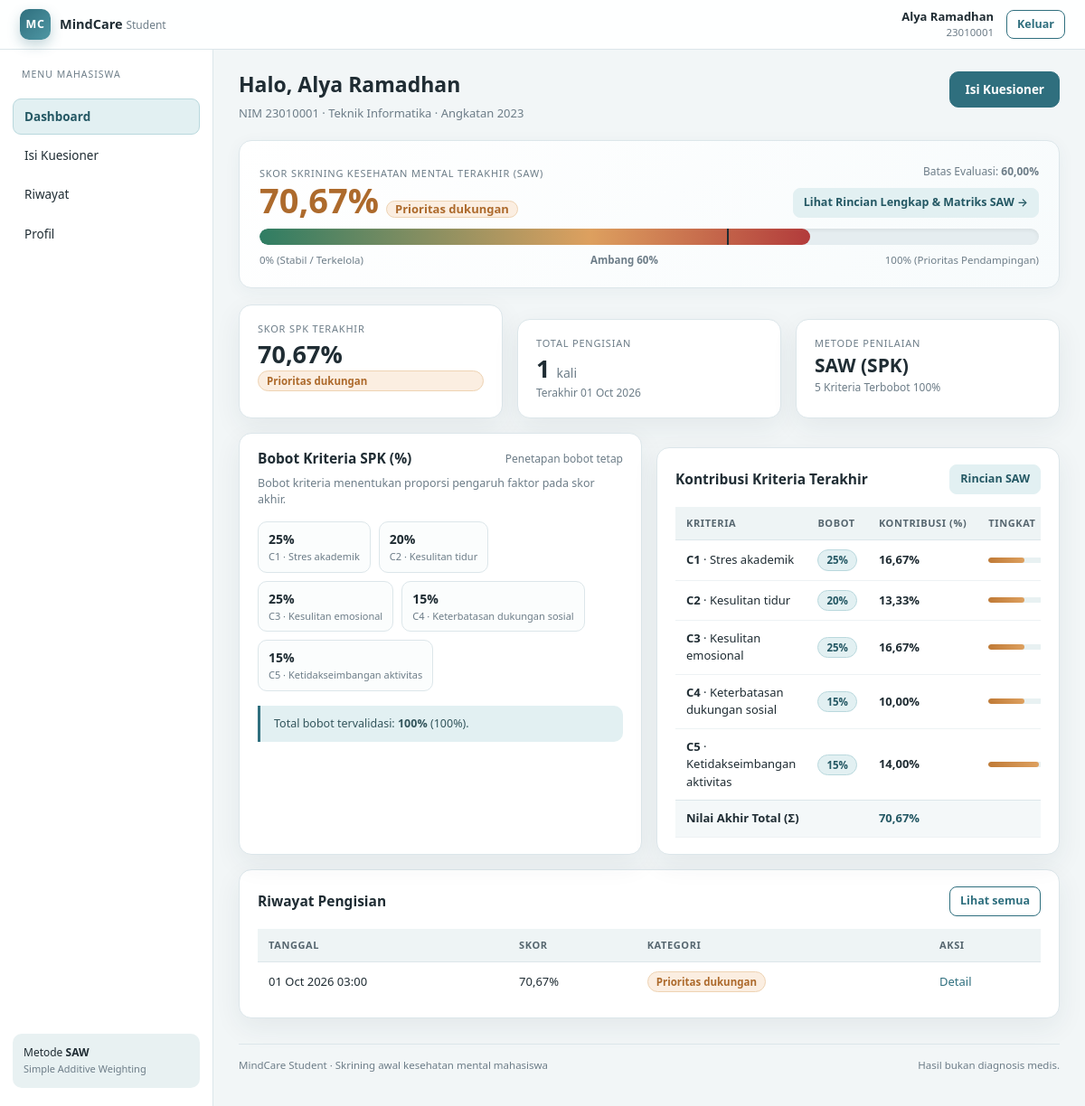
/mahasiswa/dashboard.php (signed in), run on the app's committed database.
### tables this page shows
CREATE TABLE mahasiswa (
    id INT AUTO_INCREMENT PRIMARY KEY,
    user_id INT NOT NULL UNIQUE,
    nim VARCHAR(20) NOT NULL UNIQUE,
    nama VARCHAR(100) NOT NULL,
    prodi VARCHAR(100) NOT NULL,
    angkatan YEAR NOT NULL,
    jenis_kelamin ENUM('L','P') NOT NULL,
    email VARCHAR(120) NOT NULL UNIQUE,
    FOREIGN KEY (user_id) REFERENCES users(id)
        ON UPDATE CASCADE ON DELETE CASCADE
);

CREATE TABLE hasil_spk (
    id INT AUTO_INCREMENT PRIMARY KEY,
    pengisian_id INT NOT NULL UNIQUE,
    nilai_akhir DECIMAL(10,6) NOT NULL,
    kategori VARCHAR(40) NOT NULL,
    tanggal_hitung DATETIME NOT NULL DEFAULT CURRENT_TIMESTAMP,
    FOREIGN KEY (pengisian_id) REFERENCES pengisian(id)
        ON UPDATE CASCADE ON DELETE CASCADE
);

CREATE TABLE pengisian (
    id INT AUTO_INCREMENT PRIMARY KEY,
    mahasiswa_id INT NOT NULL,
    tanggal DATETIME NOT NULL DEFAULT CURRENT_TIMESTAMP,
    status ENUM('draft','selesai') NOT NULL DEFAULT 'selesai',
    FOREIGN KEY (mahasiswa_id) REFERENCES mahasiswa(id)
        ON UPDATE CASCADE ON DELETE CASCADE
);

CREATE TABLE kriteria (
    id INT AUTO_INCREMENT PRIMARY KEY,
    kode VARCHAR(5) NOT NULL UNIQUE,
    nama_kriteria VARCHAR(100) NOT NULL,
    bobot DECIMAL(5,4) NOT NULL,
    jenis ENUM('benefit','cost') NOT NULL DEFAULT 'benefit',
    keterangan VARCHAR(255)
);

CREATE TABLE detail_hasil_spk (
    id INT AUTO_INCREMENT PRIMARY KEY,
    hasil_id INT NOT NULL,
    kriteria_id INT NOT NULL,
    nilai_kriteria DECIMAL(8,4) NOT NULL,
    nilai_normalisasi DECIMAL(10,6) NOT NULL,
    bobot DECIMAL(5,4) NOT NULL,
    kontribusi DECIMAL(10,6) NOT NULL,
    FOREIGN KEY (hasil_id) REFERENCES hasil_spk(id)
        ON UPDATE CASCADE ON DELETE CASCADE,
    FOREIGN KEY (kriteria_id) REFERENCES kriteria(id)
        ON UPDATE CASCADE ON DELETE RESTRICT,
    UNIQUE KEY uq_detail_hasil (hasil_id, kriteria_id)
);

### includes/functions.php (called while the page is built, shortened)
<?php
require_once __DIR__ . '/../config/database.php';
function base_url(string $path = ''): string
{
    static $root = null;
    if ($root === null) {
        $script = str_replace('\\', '/', $_SERVER['SCRIPT_NAME'] ?? '/index.php');
        $script = preg_replace('#/(admin|mahasiswa)/[^/]+$#', '', $script) ?? $script;
        $script = preg_replace('#/index\.php$#', '', $script) ?? $script;
        $root = rtrim($script, '/');
    }
    return $root . '/' . ltrim($path, '/');
}
function e($value): string
{
    return htmlspecialchars((string) $value, ENT_QUOTES, 'UTF-8');
}
function pct($value, int $decimals = 2): string
{
    return number_format(((float) $value) * 100, $decimals, ',', '.') . '%';
}
function current_user(): ?array
{
    return $_SESSION['user'];
}
function current_mahasiswa(): ?array
{
    $user = current_user();
    static $mhs = null;
    if ($mhs === null) {
        $stmt = db()->prepare('SELECT * FROM mahasiswa WHERE user_id = ? LIMIT 1');
        $stmt->execute([$user['id']]);
        $mhs = $stmt->fetch() ?: null;
    }
    return $mhs;
}
function badge_class(string $kategori): string
{
    return $kategori === 'Prioritas dukungan' ? 'badge warn' : 'badge ok';
}
function get_kriteria(): array
{
    static $rows = null;
    if ($rows === null) {
        $rows = db()->query('SELECT * FROM kriteria ORDER BY id')->fetchAll();
    }
    return $rows;
}
function total_bobot(): float
{
    $total = 0.0;
    foreach (get_kriteria() as $k) {
        $total += (float) $k['bobot'];
    }
    return $total;
}

### config/database.php (called while the page is built, shortened)
<?php
function db(): PDO
{
    static $pdo = null;
    if ($pdo instanceof PDO) {
        return $pdo;
    }
    $host = getenv('DB_HOST') ?: '127.0.0.1';
    $port = getenv('DB_PORT') ?: '3306';
    $user = getenv('DB_USER') ?: 'root';
    $pass = getenv('DB_PASS') ?: '';
    $dsn = sprintf('mysql:host=%s;port=%s;dbname=%s;charset=utf8mb4', $host, $port, DB_NAME);
    $pdo = new PDO($dsn, $user, $pass, [
        PDO::ATTR_ERRMODE            => PDO::ERRMODE_EXCEPTION,
        PDO::ATTR_DEFAULT_FETCH_MODE => PDO::FETCH_ASSOC,
        PDO::ATTR_EMULATE_PREPARES   => false,
    ]);
    return $pdo;
}

### app/saw.php (called while the page is built, shortened)
<?php
require_once __DIR__ . '/../includes/functions.php';
function saw_detail_rows(int $hasilId): array
{
    $stmt = db()->prepare(
        'SELECT d.*, k.kode, k.nama_kriteria, k.jenis
         FROM detail_hasil_spk d
         JOIN kriteria k ON k.id = d.kriteria_id
         WHERE d.hasil_id = ?
         ORDER BY k.id'
    );
    $stmt->execute([$hasilId]);
    return $stmt->fetchAll();
}
function saw_hasil_terakhir(int $mahasiswaId): ?array
{
    $stmt = db()->prepare(
        'SELECT h.*, p.tanggal, p.mahasiswa_id
         FROM hasil_spk h
         JOIN pengisian p ON p.id = h.pengisian_id
         WHERE p.mahasiswa_id = ?
         ORDER BY p.tanggal DESC, h.id DESC
         LIMIT 1'
    );
    $stmt->execute([$mahasiswaId]);
    return $stmt->fetch() ?: null;
}

### mahasiswa/dashboard.php (the view, shortened to what this page needs)
<?php
require_once __DIR__ . '/../app/saw.php';
$mhs = current_mahasiswa();
$latest = saw_hasil_terakhir((int) $mhs['id']);
$stmt = db()->prepare('SELECT COUNT(*) FROM pengisian WHERE mahasiswa_id = ?');
$stmt->execute([$mhs['id']]);
$totalPengisian = (int) $stmt->fetchColumn();
$stmt = db()->prepare(
    'SELECT p.id, p.tanggal, h.nilai_akhir, h.kategori
     FROM pengisian p
     LEFT JOIN hasil_spk h ON h.pengisian_id = p.id
     WHERE p.mahasiswa_id = ?
     ORDER BY p.tanggal DESC
     LIMIT 5'
);
$stmt->execute([$mhs['id']]);
$riwayat = $stmt->fetchAll();
$detail = $latest ? saw_detail_rows((int) $latest['id']) : [];
$active = 'dashboard';
require __DIR__ . '/../includes/header.php';
?>
<div class="page-head">
    <div>
        <h1>Halo, <?= e($mhs['nama']) ?></h1>
        <p>NIM <?= e($mhs['nim']) ?> · <?= e($mhs['prodi']) ?> · Angkatan <?= e($mhs['angkatan']) ?></p>
    </div>
    <div class="page-head-actions">
        <a class="btn" href="<?= e(base_url('mahasiswa/kuesioner.php')) ?>">Isi Kuesioner</a>
    </div>
</div>
<?php if ($latest): ?>
    <?php
    $latestSkor = (float) $latest['nilai_akhir'];
    $latestPct = $latestSkor * 100;
    $isPrioritas = $latest['kategori'] === 'Prioritas dukungan';
    ?>
    <div class="spk-meter-card">
        <div class="spk-meter-head">
            <div>
                <span class="label" style="font-size:11px; text-transform:uppercase; letter-spacing:.8px; color:var(--muted);">Skor Skrining Kesehatan Mental Terakhir (SAW)</span>
                <div class="spk-score-big <?= $isPrioritas ? 'warn' : 'ok' ?>">
                    <?= e(pct($latestSkor)) ?>
                    <span class="badge <?= e(badge_class($latest['kategori'])) ?>" style="font-size:13px; font-weight:600;"><?= e($latest['kategori']) ?></span>
                </div>
            </div>
            <div style="text-align:right;">
                <span class="small muted">Batas Evaluasi: <b>60,00%</b></span><br>
                <a class="btn btn-soft btn-sm mt-1" href="<?= e(base_url('mahasiswa/hasil.php?pengisian_id=' . (int) $latest['pengisian_id'])) ?>">Lihat Rincian Lengkap &amp; Matriks SAW &rarr;</a>
            </div>
        </div>
        <div class="spk-meter-track">
            <div class="spk-meter-fill" style="width: <?= min(100, max(0, $latestPct)) ?>%;"></div>
            <div class="spk-meter-marker" style="left: 60%;"></div>
        </div>
        <div class="spk-meter-legend">
            <span>0% (Stabil / Terkelola)</span>
            <span style="font-weight:600;">Ambang 60%</span>
            <span>100% (Prioritas Pendampingan)</span>
        </div>
    </div>
<?php endif; ?>
<div class="grid grid-3 mb-2">
    <div class="card stat">
        <span class="label">Skor SPK Terakhir</span>
        <?php if ($latest): ?>
            <span class="value"><?= e(pct($latest['nilai_akhir'])) ?></span>
            <span class="badge <?= e(badge_class($latest['kategori'])) ?>"><?= e($latest['kategori']) ?></span>
        <?php else: ?>
            <span class="value">—</span>
            <span class="hint">Belum ada pengisian</span>
        <?php endif; ?>
    </div>
    <div class="card stat">
        <span class="label">Total Pengisian</span>
        <span class="value"><?= e((string) $totalPengisian) ?> <small>kali</small></span>
        <span class="hint"><?= $latest ? 'Terakhir ' . e(date('d M Y', strtotime($latest['tanggal']))) : 'Mulai isi kuesioner pertamamu' ?></span>
    </div>
    <div class="card stat">
        <span class="label">Metode Penilaian</span>
        <span class="value" style="font-size:21px;">SAW (SPK)</span>
        <span class="hint">5 Kriteria Terbobot 100%</span>
    </div>
</div>
<div class="grid grid-2 mb-2">
    <div class="card">
        <div class="card-head">
            <h3>Bobot Kriteria SPK (%)</h3>
            <span class="small muted">Penetapan bobot tetap</span>
        </div>
        <p class="card-sub">Bobot kriteria menentukan proporsi pengaruh faktor pada skor akhir.</p>
        <div class="chip-row">
            <?php foreach (get_kriteria() as $kriteria): ?>
                <div class="chip">
                    <b><?= e(pct($kriteria['bobot'], 0)) ?></b>
                    <span><?= e($kriteria['kode']) ?> · <?= e($kriteria['nama_kriteria']) ?></span>
                </div>
            <?php endforeach; ?>
        </div>
        <div class="note mt-2">Total bobot tervalidasi: <b><?= e(pct(total_bobot(), 0)) ?></b> (100%).</div>
    </div>
    <div class="card">
        <div class="card-head">
            <h3>Kontribusi Kriteria Terakhir</h3>
            <?php if ($latest): ?>
                <a class="btn btn-soft btn-sm" href="<?= e(base_url('mahasiswa/hasil.php?pengisian_id=' . (int) $latest['pengisian_id'])) ?>">Rincian SAW</a>
            <?php endif; ?>
        </div>
        <?php if (!$latest): ?>
            <div class="empty">
                <h3>Belum ada hasil</h3>
                <p>Isi kuesioner untuk melihat hasil skrining dan perhitungan SAW.</p>
                <a class="btn" href="<?= e(base_url('mahasiswa/kuesioner.php')) ?>">Mulai Kuesioner</a>
            </div>
        <?php else: ?>
            <div class="table-wrap">
                <table class="table">
                    <thead>
                        <tr><th>Kriteria</th><th>Bobot</th><th>Kontribusi (%)</th><th>Tingkat</th></tr>
                    </thead>
                    <tbody>
                        <?php foreach ($detail as $row): ?>
                            <?php
                            $nKriteria = (float) $row['nilai_kriteria'];
                            $capaian = ($nKriteria / 5.0) * 100;
                            ?>
                            <tr>
                                <td><b><?= e($row['kode']) ?></b> · <?= e($row['nama_kriteria']) ?></td>
                                <td><span class="badge brand"><?= e(pct($row['bobot'], 0)) ?></span></td>
                                <td class="mono"><b><?= e(pct($row['kontribusi'])) ?></b></td>
                                <td>
                                    <div class="bar <?= $capaian >= 60 ? 'warn' : 'ok' ?>" style="height:6px; min-width:60px;">
                                        <span style="width: <?= min(100, max(0, $capaian)) ?>%;"></span>
                                    </div>
                                </td>
                            </tr>
                        <?php endforeach; ?>
                    </tbody>
                    <tfoot>
                        <tr>
                            <td colspan="2"><b>Nilai Akhir Total (Σ)</b></td>
                            <td colspan="2" class="mono" style="font-weight:700; color:var(--brand-dark);"><?= e(pct($latest['nilai_akhir'])) ?></td>
                        </tr>
                    </tfoot>
                </table>
            </div>
        <?php endif; ?>
    </div>
</div>
<div class="card">
    <div class="card-head">
        <h3>Riwayat Pengisian</h3>
        <a class="btn btn-ghost btn-sm" href="<?= e(base_url('mahasiswa/riwayat.php')) ?>">Lihat semua</a>
    </div>
    <?php if (!$riwayat): ?>
        <div class="empty">
            <h3>Belum ada riwayat</h3>
            <p>Pengisian kuesioner pertamamu akan tampil di sini.</p>
        </div>
    <?php else: ?>
        <div class="table-wrap">
            <table class="table">
                <thead>
                    <tr><th>Tanggal</th><th>Skor</th><th>Kategori</th><th>Aksi</th></tr>
                </thead>
                <tbody>
                    <?php foreach ($riwayat as $item): ?>
                        <tr>
                            <td><?= e(date('d M Y H:i', strtotime($item['tanggal']))) ?></td>
                            <td class="mono"><?= $item['nilai_akhir'] !== null ? e(pct($item['nilai_akhir'])) : '—' ?></td>
                            <td>
                                <?php if ($item['kategori'] !== null): ?>
                                    <span class="badge <?= e(badge_class($item['kategori'])) ?>"><?= e($item['kategori']) ?></span>
                                <?php else: ?>
                                    <span class="badge">Belum dihitung</span>
                                <?php endif; ?>
                            </td>
                            <td><a href="<?= e(base_url('mahasiswa/hasil.php?pengisian_id=' . (int) $item['id'])) ?>">Detail</a></td>
                        </tr>
                    <?php endforeach; ?>
                </tbody>
            </table>
        </div>
    <?php endif; ?>
</div>
<?php require __DIR__ . '/../includes/footer.php'; ?>

### includes/header.php (shortened to what this page needs)
<?php
require_once __DIR__ . '/functions.php';
$user = current_user();
$role = $user['role'] ?? 'guest';
$mhs  = $role === 'mahasiswa' ? current_mahasiswa() : null;
$active = $active ?? '';
if (!function_exists('nav_active')) {
    function nav_active(string $key, string $active): string
    {
        return $key === $active ? 'is-active' : '';
    }
}
$nav = [];
if ($role === 'mahasiswa') {
    $nav = [
        ['key' => 'dashboard', 'label' => 'Dashboard', 'href' => 'mahasiswa/dashboard.php'],
        ['key' => 'kuesioner', 'label' => 'Isi Kuesioner', 'href' => 'mahasiswa/kuesioner.php'],
        ['key' => 'riwayat', 'label' => 'Riwayat', 'href' => 'mahasiswa/riwayat.php'],
        ['key' => 'profil', 'label' => 'Profil', 'href' => 'mahasiswa/profil.php'],
    ];
}
?>
<!DOCTYPE html>
<html lang="id">
<head>
    <link rel="stylesheet" href="<?= e(base_url('assets/css/app.css')) ?>">
</head>
<body>
<header class="topbar">
    <div class="topbar-left">
        <a class="brand" href="<?= e(base_url($role === 'admin' ? 'admin/dashboard.php' : 'mahasiswa/dashboard.php')) ?>">
            <span class="brand-logo">MC</span>
            <span class="brand-text">MindCare <small>Student</small></span>
        </a>
    </div>
    <div class="topbar-right">
        <?php if ($user): ?>
            <div class="user-meta">
                <strong><?= e($mhs['nama'] ?? $user['username']) ?></strong>
                <span><?= e($role === 'admin' ? 'Administrator' : ($mhs['nim'] ?? 'Mahasiswa')) ?></span>
            </div>
            <a class="btn btn-ghost btn-sm" href="<?= e(base_url('logout.php')) ?>">Keluar</a>
        <?php endif; ?>
    </div>
</header>
<div class="shell">
    <?php if ($nav): ?>
    <aside class="sidebar" data-sidebar>
        <p class="sidebar-title"><?= $role === 'admin' ? 'Menu Admin' : 'Menu Mahasiswa' ?></p>
        <nav class="nav">
            <?php foreach ($nav as $item): ?>
                <a class="<?= e(nav_active($item['key'], $active)) ?>" href="<?= e(base_url($item['href'])) ?>">
                    <?= e($item['label']) ?>
                </a>
            <?php endforeach; ?>
        </nav>
        <div class="sidebar-foot">
            <p>Metode <b>SAW</b></p>
            <span>Simple Additive Weighting</span>
        </div>
    </aside>
    <?php endif; ?>
    <main class="main">

### data on the page
mahasiswa: nama "Alya Ramadhan", nim "23010001", prodi "Teknik Informatika", angkatan "2023"
hasil_spk: nilai_akhir "70,67%", kategori "Prioritas dukungan", pengisian.tanggal "01 Oct 2026", pengisian.tanggal "01 Oct 2026 03:00"
kriteria: bobot "25%", kode "C1", nama_kriteria "Stres akademik"
kriteria: bobot "20%", kode "C2", nama_kriteria "Kesulitan tidur"
kriteria: bobot "25%", kode "C3", nama_kriteria "Kesulitan emosional"
kriteria: bobot "15%", kode "C4", nama_kriteria "Keterbatasan dukungan sosial"
kriteria: bobot "15%", kode "C5", nama_kriteria "Ketidakseimbangan aktivitas"
detail_hasil_spk: kriteria.kode "C1", kriteria.nama_kriteria "Stres akademik", bobot "25%", kontribusi "16,67%", nilai_kriteria 3.3333 (drawn)
detail_hasil_spk: kriteria.kode "C2", kriteria.nama_kriteria "Kesulitan tidur", bobot "20%", kontribusi "13,33%", nilai_kriteria 3.3333 (drawn)
detail_hasil_spk: kriteria.kode "C3", kriteria.nama_kriteria "Kesulitan emosional", bobot "25%", kontribusi "16,67%", nilai_kriteria 3.3333 (drawn)
detail_hasil_spk: kriteria.kode "C4", kriteria.nama_kriteria "Keterbatasan dukungan sosial", bobot "15%", kontribusi "10,00%", nilai_kriteria 3.3333 (drawn)
detail_hasil_spk: kriteria.kode "C5", kriteria.nama_kriteria "Ketidakseimbangan aktivitas", bobot "15%", kontribusi "14,00%", nilai_kriteria 4.6667 (drawn)

### other printed values
$item['label'] "Dashboard"
$item['label'] "Isi Kuesioner"
$item['label'] "Riwayat"
$item['label'] "Profil"
$totalPengisian "1"
pct(total_bobot(), 0) "100%"
